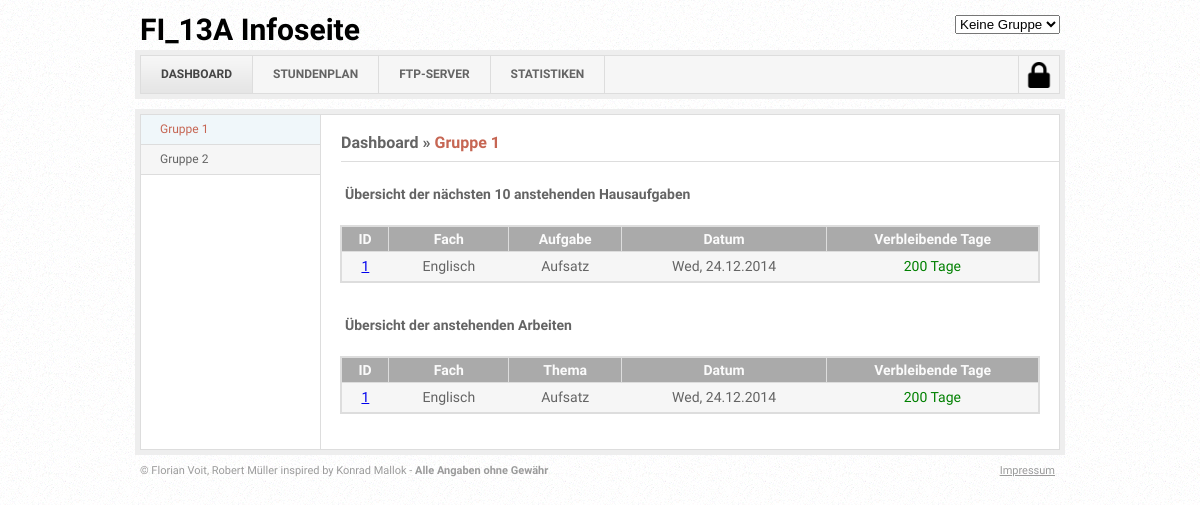
Page /dashboard/group1 on the earlier database version.
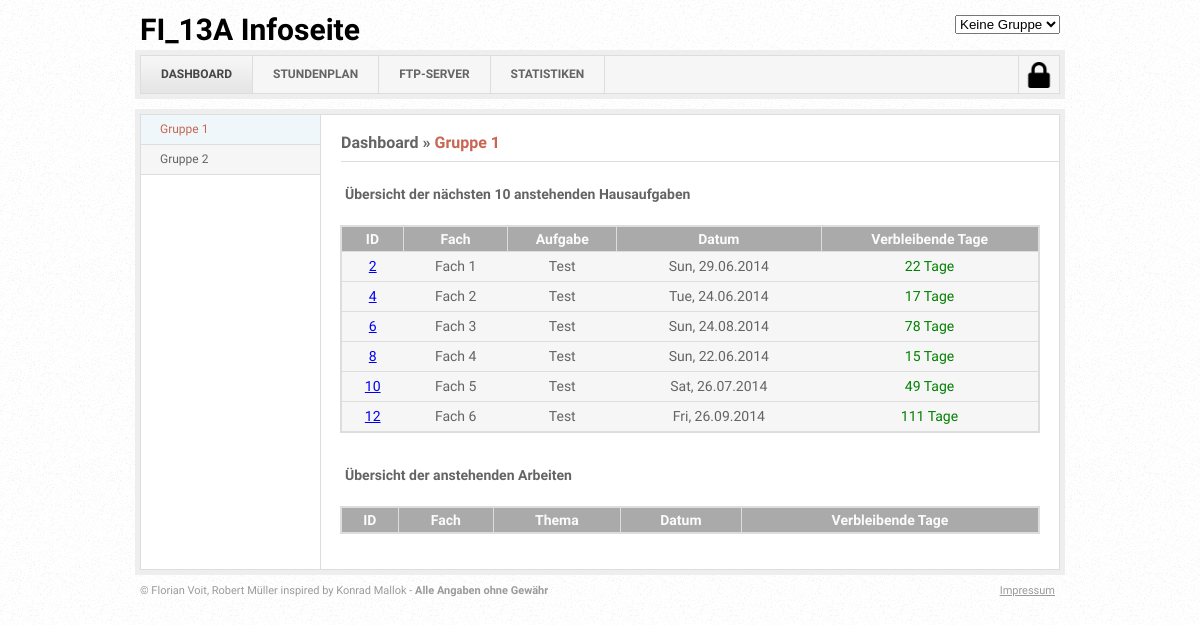
Same page on the later database version.
### tables this page shows
CREATE TABLE IF NOT EXISTS `category` (
  `id` int(11) NOT NULL AUTO_INCREMENT,
  `name` varchar(30) NOT NULL,
  `url` varchar(30) NOT NULL,
  `user_lvl` int(11) NOT NULL DEFAULT '0',
  `external` int(11) NOT NULL DEFAULT '0',
  PRIMARY KEY (`id`)
);

CREATE TABLE IF NOT EXISTS `pages` (
  `id` int(11) NOT NULL AUTO_INCREMENT,
  `name` varchar(30) NOT NULL,
  `url` varchar(30) NOT NULL,
  `cat` int(2) NOT NULL,
  `user_lvl` int(11) NOT NULL DEFAULT '0',
  PRIMARY KEY (`id`)
);

CREATE TABLE IF NOT EXISTS `homework` (
  `id` int(11) NOT NULL AUTO_INCREMENT,
  `subject` varchar(20) DEFAULT NULL,
  `topic` text NOT NULL,
  `description` text,
  `date` varchar(15) DEFAULT NULL,
  `notify_date` varchar(15) DEFAULT NULL,
  `link` text,
  `group` varchar(6) NOT NULL,
  PRIMARY KEY (`id`)
);

CREATE TABLE IF NOT EXISTS `tests` (
  `id` int(11) NOT NULL AUTO_INCREMENT,
  `subject` varchar(20) DEFAULT NULL,
  `topic` text NOT NULL,
  `description` text,
  `date` varchar(15) DEFAULT NULL,
  `notify_date` varchar(15) DEFAULT NULL,
  `link` text,
  `group` varchar(6) NOT NULL,
  PRIMARY KEY (`id`)
);

### index.php (called while the page is built, shortened)
<?php
require("inc/config.inc.php");
require("inc/functions.inc.php");
$category = mysql_real_escape_string($_GET["c"]);
if(isset($category)) {
	if($category=="logout") {
		$filename = "sites/_logout.inc.php";
	} elseif ($category=="login") {
			$filename = "sites/_login.inc.php";
	} else {
		if (isset($_GET["s"])) {
			$site = mysql_real_escape_string($_GET["s"]);
			$filename = "sites/".$category.".".$site.".inc.php";
		} else {
			$filename = "sites/".$category.".home.inc.php";
		}
		if (!file_exists($filename)) {
			$filename = "sites/_404.inc.php";
		} else {
			if (isset($_SESSION["login"]) && $_SESSION["login"] === true) {
				$sql = "SELECT * FROM users WHERE id='$_SESSION[uid]'";
				$res = mysql_query($sql);
				$user = mysql_fetch_assoc($res);
				if ($user['activ'] == "0") {
					$filename = "sites/_notactive.inc.php";
				}
			}	else {
				$user["user_lvl"] = 0;
			}
		}
	}
} else {
	$filename = "sites/dashboard.home.inc.php";
}
include("design/header.inc.php");
include($filename);
include("design/footer.inc.php");
?>

### inc/config.inc.php (called while the page is built, shortened)
<?php
	$sql = "SELECT * FROM `settings`";
	$result = mysql_query($sql);
	while ($row = mysql_fetch_assoc($result)) {
		$key = $row["key"];
		$name = $row["setting"];
		$value = $row["value"];
		$CONFIG[$key][$name] = $value;
	}
?>

### inc/functions.inc.php (the view, shortened to what the changed rows need)
<?php
function getScheduleData($type, $group, $id = NULL, $date = NULL) {
    $type = mysql_real_escape_string($type);
    $id = mysql_real_escape_string($id);
    $table = NULL;
    $timestamp = time();
        if (!empty($id)) {
            $query= "SELECT `id`, `subject`, `topic`, `description`, `date`, `notify_date`, `link` FROM `$type` WHERE `id` = '$id' LIMIT 1";
            $result= mysql_query($query);
            $result = mysql_fetch_assoc($result);
            if ($result['link'] == NULL){ $result['link'] = "Kein Link vorhanden";}
            return $result;
        } else {
            $query= "SELECT `id`, `subject`, `topic`, `date` FROM `$type` WHERE `date` >= '$timestamp' AND (`group` = '0' OR `group` = '$group') LIMIT 10";
        }
    $result= mysql_query($query);
    while($row = mysql_fetch_assoc($result)) {
        $table.="<tr>";
        $table.= "<td style='text-decoration: none;'>";
        $table.="<a href='/dashboard/tests/show/".$row['id']."'>".$row['id']."</a>";
        $table.="</td>";
        $table.="<td>";
        $table.=$row['subject'];
        $table.="</td>";
        $table.="<td>";
        $table.=$row['topic'];
        $table.="</td>";
        $table.="<td>";
        $table.=date("D, d.m.Y",$row['date']);
        $table.="</td>";
        $diff = $row['date'] - $timestamp;
        $diff = floor($diff / (3600*24));
        if ($diff <= "2") {
            $table.="<td style='color: #FF0000;'>";
            $table.=$diff." Tage";
            $table.="</td>";
        } elseif ($diff <= "5") {
            $table.= "<td style='color: #ffaf00;'>";
            $table.=$diff." Tage";
            $table.="</td>";
        } else {
            $table.="<td style='color: #008000;'>";
            $table.=$diff." Tage";
            $table.="</td>";
        }
        $table.="</tr>";
    }
    return $table;
}
?>

### design/header.inc.php (shortened to what the changed rows need)
<?php
	$c = mysql_real_escape_string($_GET['c']);
	$s = mysql_real_escape_string($_GET['s']);
	$sql = "SELECT * FROM category WHERE url='$c'";
	$result = mysql_query($sql);
	$c = mysql_fetch_assoc($result);
	$sql = "SELECT * FROM pages WHERE url='$s'";
	$result = mysql_query($sql);
	$s = mysql_fetch_assoc($result);
?>
<!DOCTYPE html>
<html lang="de">
<head>
	<link href="<?php echo $CONFIG["website"]["path"]; ?>style/css/design/transdmin.css" rel="stylesheet" type="text/css" media="screen" />
	<link href="<?php echo $CONFIG["website"]["path"]; ?>style/css/tipsy/tipsy.css" rel="stylesheet" type="text/css" media="screen" />
  <link href="<?php echo $CONFIG["website"]["path"]; ?>style/css/amcharts/style.css" rel="stylesheet" type="text/css">
	<link href="<?php echo $CONFIG["website"]["path"]; ?>style/css/datatables/jquery.dataTables.css" rel="stylesheet" type="text/css">
	<link href="<?php echo $CONFIG["website"]["path"]; ?>style/css/ui-lightness/jquery-ui-1.10.4.custom.min.css" rel="stylesheet" type="text/css">
</head>
<body>
	<div id="wrapper">
		<div id="topbar">
			<h1><a href="#"><?php echo $CONFIG["website"]["title"]; ?></a></h1>
		</div>
		<ul id="mainNav">
			<?php
			$sql = "SELECT * FROM category WHERE user_lvl<='$user[user_lvl]'";
			$result = mysql_query($sql);
			while($row = mysql_fetch_assoc($result)) {
				if($c['url'] == $row['url']) {
					$active = "class='active'";
				} else {
					$active = "";
				}
				if ($row["external"] == 1) {
					echo "<li><a href='".$row["url"]."' target='_blank'>".strtoupper($row["name"])."</a></li>";
				} else {
					echo "<li><a href='".$CONFIG["website"]["path"].$row["url"]."' $active>".strtoupper($row["name"])."</a></li>";
				}
			}
			?>
		</ul>
		<div id="containerHolder">
			<div id="container">
				<div id="sidebar">
					<ul class="sideNav">
						<?php
						$sql = "SELECT * FROM pages WHERE cat='$c[id]' AND user_lvl<='$user[user_lvl]'";
						$result = mysql_query($sql);
						while($row = mysql_fetch_assoc($result)) {
							if($s['url'] == $row['url']) {
								$active = "class='active'";
							} else {
								$active = "";
							}
							echo "<li><a href='".$CONFIG["website"]["path"].$c["url"]."/$row[url]' $active>$row[name]</a></li>";
						}
						?>
					</ul>
				</div>
				<?php
				if ($_GET["c"] == "impressum") {
					echo "<h2> &raquo; <a href='".$CONFIG["website"]["path"]."impressum' class='active'>Impressum</a></h2>";
				} else {
					echo "<h2><a href='".$CONFIG["website"]["path"].$c["url"]."'>".$c["name"]."</a> &raquo; <a href='".$CONFIG["website"]["path"].$c["url"]."/".$s["url"]."' class='active'>".$s["name"]."</a></h2>";
				}
				?>
				<div id="main">

Differences in the rows shown:
removed homework: id "1", value "Englisch Aufsatz Wed, 24.12.2014", date "200 Tage"
removed tests: id "1", value "Englisch Aufsatz Wed, 24.12.2014", date "200 Tage"
now on this page (row edited): homework: id "2", value "Fach 1 Test Sun, 29.06.2014", date "22 Tage"
now on this page (row edited): homework: id "4", value "Fach 2 Test Tue, 24.06.2014", date "17 Tage"
added homework: id "6", value "Fach 3 Test Sun, 24.08.2014", date "78 Tage"
added homework: id "8", value "Fach 4 Test Sun, 22.06.2014", date "15 Tage"
added homework: id "10", value "Fach 5 Test Sat, 26.07.2014", date "49 Tage"
added homework: id "12", value "Fach 6 Test Fri, 26.09.2014", date "111 Tage"
